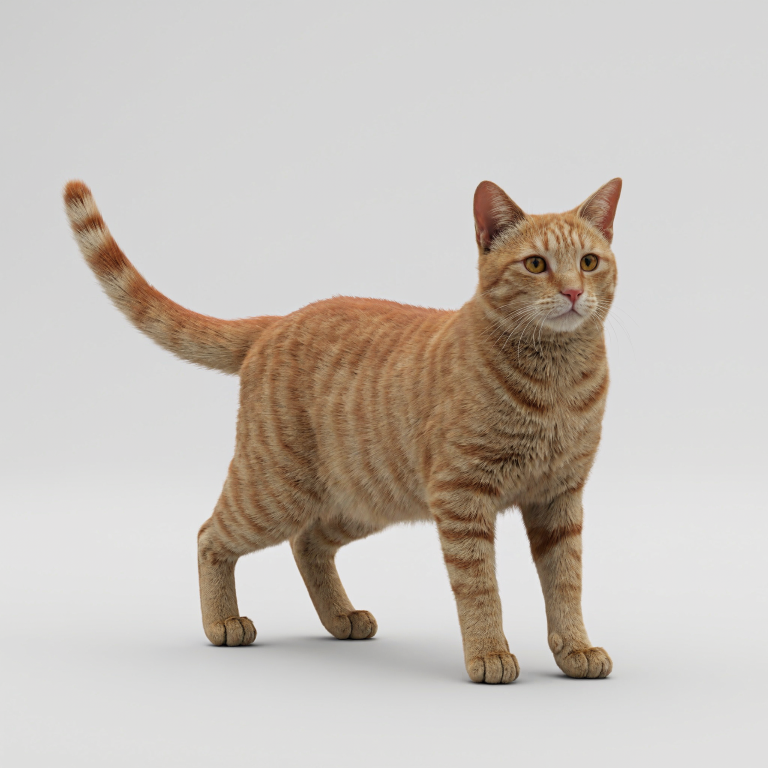
#> input picture examples/cat/reference/cat.png, 1536 x 1536 px, found by its file name (shown at 1/2 size); its folder holds only this picture in this run
$ python preflight_reference.py
#> lines starting #> are read from the running program, lines starting #| are printed output that depends on the picture; after the words box and inside, x2 and y2 are one past the last pixel; in counts of white or black regions, pixels touching at a corner belong together
### skills/image-to-lowpoly/scripts/catlib/paths.py
"""Standard paths: where the code lives and where the case lives.

numpy-free; importable from the analysis Python and from Blender's bundled Python.

The code (this package and the CLIs next to it) lives in the skill's `scripts/` folder.
A *case* is a separate directory holding one subject's reference, contract, proxy,
variants and outputs (layout in references/contract.md). The case directory is resolved,
in this order, from:

  1. `--case DIR` (or `--case=DIR`) anywhere on the command line. It is removed from
     sys.argv before the script's own argument parser runs, so every CLI accepts it;
  2. the environment variable `LOWPOLY_CASE`;
  3. the current working directory.

The resolved directory is written back to `LOWPOLY_CASE` so that child processes (Blender,
the refiner) work on the same case.
"""
from __future__ import annotations

import os
import shutil
import sys
from pathlib import Path


def _pop_case_arg() -> str | None:
    argv = sys.argv
    for i, a in enumerate(list(argv)):
        if a == "--case" and i + 1 < len(argv):
            val = argv[i + 1]
            del argv[i:i + 2]
            return val
        if a.startswith("--case="):
            del argv[i]
            return a.split("=", 1)[1]
    return None


CODE = Path(__file__).resolve().parent.parent          # skills/image-to-lowpoly/scripts
_case = _pop_case_arg() or os.environ.get("LOWPOLY_CASE") or os.getcwd()
ROOT = Path(_case).expanduser().resolve()               # the case directory
os.environ["LOWPOLY_CASE"] = str(ROOT)

CONTRACT = ROOT / "contract"
CAMERA_JSON = CONTRACT / "camera.json"
SCENE_JSON = CONTRACT / "scene.json"
REFERENCE = ROOT / "reference"
REFERENCE_PNG = Path(os.environ.get("LOWPOLY_REFERENCE", str(REFERENCE / "reference.png")))
if not REFERENCE_PNG.is_file() and (REFERENCE / "cat.png").is_file():
    REFERENCE_PNG = REFERENCE / "cat.png"               # the worked example's file name
DERIVED = REFERENCE / "derived"
MASK_PNG = DERIVED / "mask.png"
LANDMARKS_JSON = DERIVED / "landmarks.json"
REGIONS_JSON = DERIVED / "regions.json"
REFERENCE_BBOX_JSON = DERIVED / "reference_bbox.json"
PROXY = ROOT / "proxy"
PROXY_NPZ = PROXY / "proxy_mesh.npz"
HEAD = ROOT / "head"
SCRIPTS = CODE
CATLIB = CODE / "catlib"
VARIANTS = ROOT / "variants"
BASELINES = ROOT / "baselines"
OUTPUTS = ROOT / "outputs"
CACHE = ROOT / ".cache"

# The analysis Python that child processes use (the refiner, evaluate.py).
VENV_PYTHON = Path(os.environ.get("LOWPOLY_PYTHON") or sys.executable)


def _find_blender() -> Path:
    for k in ("BLENDER", "CAT_BLENDER"):
        if os.environ.get(k):
            return Path(os.environ[k])
    w = shutil.which("blender")
    if w:
        return Path(w)
    return Path("/Applications/Blender.app/Contents/MacOS/Blender")


BLENDER = _find_blender()

# Shared scripts whose code affects official numbers (part of tooling_hash, contract §7).
SHARED_SCRIPTS = ("assemble_variant.py", "validate_variant.py", "evaluate.py", "render_variant.py")


# [9 lines left out: function derived_paths, not called in this run]

### skills/image-to-lowpoly/scripts/preflight_reference.py
#!/usr/bin/env python3
"""Preflight stage: derive the fixed evaluation targets from reference/cat.png.

Regenerates everything in reference/derived/ from
  - reference/cat.png                         (read-only, never modified)
  - reference/derived/landmarks_manual.json   (hand annotations, read only)
  - reference/derived/regions_manual.json     (hand-drawn windows, read only)

Outputs (reference/derived/):
  mask.png, mask_meta.json, reference_bbox.json, landmarks.json, regions.json,
  mask_overlay.png, landmarks_overlay.png, crops/annot_*.png (gridded crops used to
  read landmark coordinates), crops/check_*.png (zoomed mask/landmark overlays).

Pixel convention (contract §3): u right, v down, origin at the top-left corner of the
top-left pixel, pixel centres at integer + 0.5.  Pixel (row r, col c) has centre
(u, v) = (c + 0.5, r + 0.5).

The script never invents landmarks: it copies the manual uv values verbatim and only
adds class / sigma / note fields that are themselves stored in the manual file.

Run:  python3 scripts/preflight_reference.py [--skip-crops]
"""
from __future__ import annotations

import argparse
import hashlib
import json
import sys
from pathlib import Path

import cv2
import numpy as np
from PIL import Image, ImageDraw, ImageFont
from scipy import ndimage as ndi

sys.path.insert(0, str(Path(__file__).resolve().parent))  # the folder that holds catlib/
from catlib import paths as _paths  # noqa: E402  (resolves the case: --case / LOWPOLY_CASE / cwd)
ROOT = _paths.ROOT
REF = ROOT / "reference" / "cat.png"
OUT = ROOT / "reference" / "derived"
CROPS = OUT / "crops"

SHARP = ["ear_tip_R", "ear_tip_L", "eye_R", "eye_L", "nose", "paw_FR", "paw_FL",
         "paw_HR", "paw_HL", "tail_base", "tail_mid", "tail_tip"]
FUZZY = ["shoulder_R", "hip_R", "hock_HR", "chin"]
REGION_NAMES = ["head", "tail", "legs", "torso"]

# ---------------------------------------------------------------- mask parameters
P = {
    "colour_space": "CIELAB (OpenCV 8-bit Lab, a/b re-centred at 128)",
    "feature": "chroma C = sqrt(a^2 + b^2); background and floor shadow are neutral grey "
               "(C ~ 0-1), all fur incl. pale cream has C >= ~8",
    "median_blur_ksize": 5,
    "chroma_fg_threshold": 5.0,         # initial binary mask: C >= this
    "grabcut_sure_fg_chroma": 12.0,     # C >= this, eroded -> GC_FGD
    "grabcut_sure_fg_erode_px": 6,
    "grabcut_sure_bg_chroma": 3.0,      # C < this, eroded -> GC_BGD
    "grabcut_sure_bg_erode_px": 4,
    "grabcut_iters": 5,
    "grabcut_scale": 0.5,               # run GrabCut on a half-res image, upsample result
    "combine": "final = grabcut_fg AND (C_blur >= chroma_fg_threshold_loose)",
    "chroma_fg_threshold_loose": 3.5,
    "largest_component": True,
    "fill_holes_max_area_px": 4000,     # only enclosed holes smaller than this are filled
    "open_radius_px": 2,                # drops whiskers / stray hairs (elliptical SE)
    "close_radius_px": 2,               # seals toe-gap notches on paw outlines
    "final_smooth": "Gaussian sigma 1.0 on the binary mask, re-threshold at 0.5",
}


def sha256(p: Path) -> str:
    return hashlib.sha256(p.read_bytes()).hexdigest()


def disk(r: int) -> np.ndarray:
    return cv2.getStructuringElement(cv2.MORPH_ELLIPSE, (2 * r + 1, 2 * r + 1))


def chroma_map(rgb: np.ndarray) -> np.ndarray:
    lab = cv2.cvtColor(rgb, cv2.COLOR_RGB2LAB).astype(np.float32)
    a = lab[..., 1] - 128.0
    b = lab[..., 2] - 128.0
    return np.hypot(a, b)


def build_mask(rgb: np.ndarray) -> tuple[np.ndarray, dict]:
    C = chroma_map(cv2.medianBlur(rgb, P["median_blur_ksize"]))
    init = C >= P["chroma_fg_threshold"]
    # GrabCut on half resolution for speed, seeded from chroma.
    s = P["grabcut_scale"]
    small = cv2.resize(rgb, None, fx=s, fy=s, interpolation=cv2.INTER_AREA)
    Cs = cv2.resize(C, None, fx=s, fy=s, interpolation=cv2.INTER_AREA)
    gc = np.where(Cs >= P["chroma_fg_threshold"], cv2.GC_PR_FGD, cv2.GC_PR_BGD).astype(np.uint8)
    sure_fg = cv2.erode((Cs >= P["grabcut_sure_fg_chroma"]).astype(np.uint8),
                        disk(max(1, int(P["grabcut_sure_fg_erode_px"] * s))))
    sure_bg = cv2.erode((Cs < P["grabcut_sure_bg_chroma"]).astype(np.uint8),
                        disk(max(1, int(P["grabcut_sure_bg_erode_px"] * s))))
    gc[sure_fg > 0] = cv2.GC_FGD
    gc[sure_bg > 0] = cv2.GC_BGD
    bgd = np.zeros((1, 65), np.float64)
    fgd = np.zeros((1, 65), np.float64)
    cv2.grabCut(cv2.cvtColor(small, cv2.COLOR_RGB2BGR), gc, None, bgd, fgd,
                P["grabcut_iters"], cv2.GC_INIT_WITH_MASK)
    gfg = np.isin(gc, [cv2.GC_FGD, cv2.GC_PR_FGD]).astype(np.float32)
    gfg = cv2.resize(gfg, (rgb.shape[1], rgb.shape[0]), interpolation=cv2.INTER_LINEAR) >= 0.5
    m = gfg & (C >= P["chroma_fg_threshold_loose"])
    # morphology
    m = cv2.morphologyEx(m.astype(np.uint8), cv2.MORPH_OPEN, disk(P["open_radius_px"])) > 0
    m = cv2.morphologyEx(m.astype(np.uint8), cv2.MORPH_CLOSE, disk(P["close_radius_px"])) > 0
    lab, n = ndi.label(m)
    if n > 1:
        sizes = ndi.sum(m, lab, range(1, n + 1))
        m = lab == (1 + int(np.argmax(sizes)))
    holes = ndi.binary_fill_holes(m) & ~m
    hl, hn = ndi.label(holes)
    if hn:
        hs = ndi.sum(holes, hl, range(1, hn + 1))
        small_ids = 1 + np.nonzero(hs < P["fill_holes_max_area_px"])[0]
        m = m | np.isin(hl, small_ids)
    m = ndi.gaussian_filter(m.astype(np.float32), 1.0) >= 0.5
    lab, n = ndi.label(m)
    if n > 1:
        sizes = ndi.sum(m, lab, range(1, n + 1))
        m = lab == (1 + int(np.argmax(sizes)))
    stats = {
        "initial_chroma_fg_px": int(init.sum()),
        "grabcut_fg_px": int(gfg.sum()),
        "final_fg_px": int(m.sum()),
        "unfilled_large_holes": int(hn - (len(small_ids) if hn else 0)) if hn else 0,
    }
    return m, stats


# ---------------------------------------------------------------- drawing helpers
def font(size: int):
    for p in ["/System/Library/Fonts/Supplemental/Arial.ttf",
              "/System/Library/Fonts/Helvetica.ttc", "/Library/Fonts/Arial.ttf"]:
        try:
            return ImageFont.truetype(p, size)
        except OSError:
            pass
    return ImageFont.load_default()


def grid_crop(rgb: np.ndarray, box, scale: int, path: Path, minor=10, major=50,
              mask: np.ndarray | None = None, points: dict | None = None) -> None:
    """Upscaled crop with a pixel grid (minor every `minor` px, labelled every `major`)."""
    u0, v0, u1, v1 = box
    crop = rgb[v0:v1, u0:u1]
    img = Image.fromarray(crop).resize(((u1 - u0) * scale, (v1 - v0) * scale), Image.NEAREST)
    pad = 44
    canvas = Image.new("RGB", (img.width + pad, img.height + pad), (255, 255, 255))
    canvas.paste(img, (pad, pad))
    d = ImageDraw.Draw(canvas)
    f = font(13)
    if mask is not None:
        mc = mask[v0:v1, u0:u1].astype(np.uint8)
        edge = (mc - cv2.erode(mc, np.ones((3, 3), np.uint8))) > 0
        rr, cc = np.nonzero(edge)
        for r, c in zip(rr, cc):
            x = pad + c * scale
            y = pad + r * scale
            d.rectangle([x, y, x + scale - 1, y + scale - 1], outline=(0, 255, 255))
    for g in range((u0 // minor) * minor, u1 + 1, minor):
        if g < u0:
            continue
        x = pad + (g - u0) * scale
        maj = g % major == 0
        d.line([(x, pad), (x, canvas.height)], fill=(255, 0, 255) if maj else (90, 90, 255), width=1)
        if maj:
            d.text((x + 2, 2), str(g), fill=(0, 0, 0), font=f)
    for g in range((v0 // minor) * minor, v1 + 1, minor):
        if g < v0:
            continue
        y = pad + (g - v0) * scale
        maj = g % major == 0
        d.line([(pad, y), (canvas.width, y)], fill=(255, 0, 255) if maj else (90, 90, 255), width=1)
        if maj:
            d.text((2, y + 2), str(g), fill=(0, 0, 0), font=f)
    if points:
        for name, (u, v) in points.items():
            if u0 <= u < u1 and v0 <= v < v1:
                x = pad + (u - u0) * scale
                y = pad + (v - v0) * scale
                r = max(4, scale)
                d.ellipse([x - r, y - r, x + r, y + r], outline=(255, 0, 0), width=2)
                d.line([(x - 2 * r, y), (x + 2 * r, y)], fill=(255, 0, 0))
                d.line([(x, y - 2 * r), (x, y + 2 * r)], fill=(255, 0, 0))
                d.text((x + r + 3, y - r - 14), name, fill=(255, 255, 0), font=font(14),
                       stroke_width=2, stroke_fill=(0, 0, 0))
    path.parent.mkdir(parents=True, exist_ok=True)
    canvas.save(path)


# crop windows used for annotation and checking: name -> (box, scale)
ANNOT_CROPS = {
    "ears": ((920, 330, 1270, 480), 4),
    "face": ((1000, 460, 1240, 680), 4),
    "paws_front": ((900, 1240, 1250, 1380), 4),
    "paws_hind": ((390, 1190, 780, 1310), 4),
    "tail_tip": ((100, 330, 260, 470), 6),
    "tail_full": ((100, 330, 560, 780), 2),
    "tail_base": ((380, 560, 580, 780), 4),
    "shoulder_hip": ((380, 600, 1250, 1100), 1),
    "hock": ((380, 1000, 560, 1220), 4),
    "chin": ((1050, 580, 1230, 720), 5),
    "leg_gaps": ((380, 1000, 1260, 1360), 2),
    "head": ((900, 330, 1280, 720), 2),
}


def main() -> int:
    ap = argparse.ArgumentParser(description=__doc__, formatter_class=argparse.RawDescriptionHelpFormatter)
    ap.add_argument("--skip-crops", action="store_true", help="do not write crops/")
    args = ap.parse_args()

    OUT.mkdir(parents=True, exist_ok=True)
    rgb = np.array(Image.open(REF).convert("RGB"))
#> rgb is the input picture: shape (1536, 1536, 3); mean R, G, B 199.2, 192, 185.3
    H, W = rgb.shape[:2]
    assert (W, H) == (1536, 1536), (W, H)
    ref_sha = sha256(REF)

    # ---------------- mask
    m, mstats = build_mask(rgb)
#> in chroma_map, `lab = cv2.cvtColor(rgb, cv2.COLOR_RGB2LAB).astype(np.float32)`:
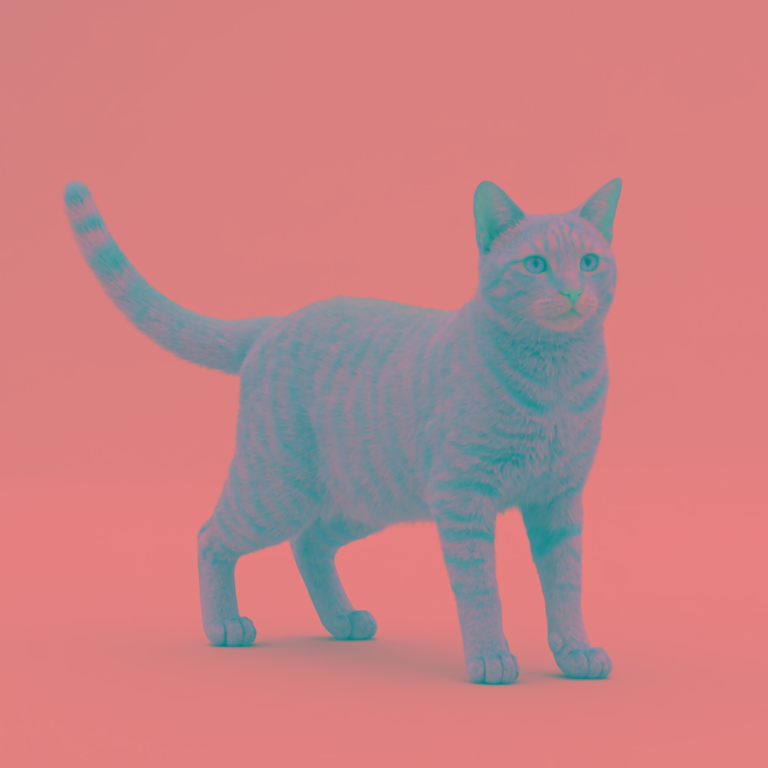
#> lab: shape (1536, 1536, 3) float32 (shown at 1/2 size); mean of channels 0, 1, 2 198.5, 129.6, 132.6; drawn as R, G, B
#> in chroma_map, `b = lab[..., 2] - 128.0`:
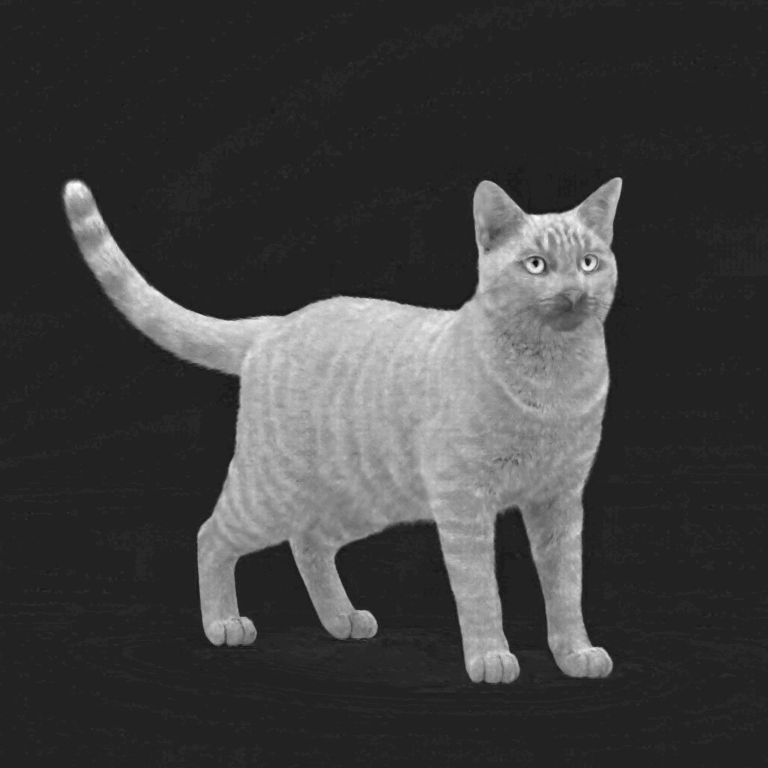
#> b: shape (1536, 1536) float32 (shown at 1/2 size); min -6, max 38, mean 4.8; drawn with min black and max white
#> in build_mask, `init = C >= P["chroma_fg_threshold"]`:
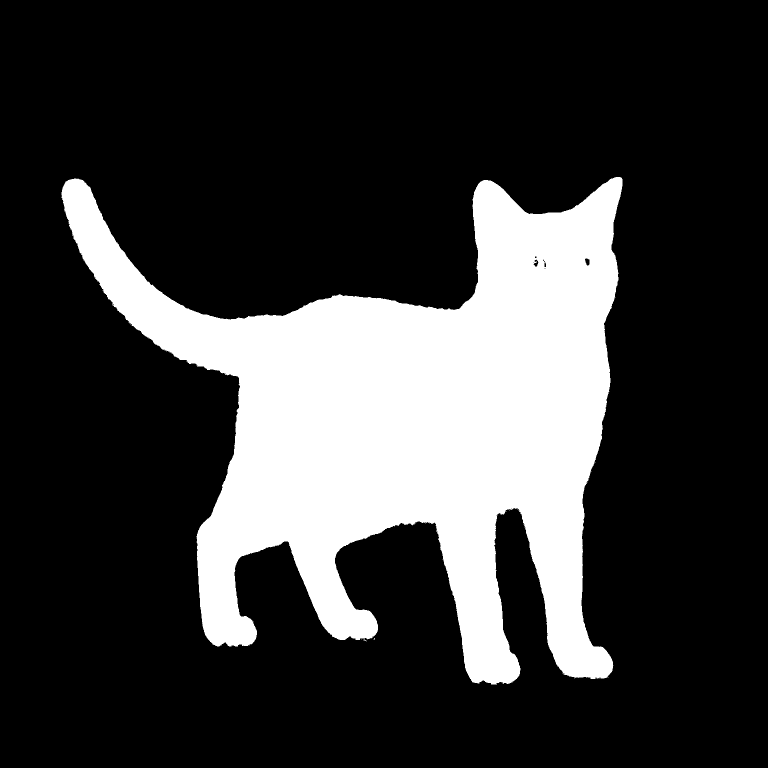
#> init: shape (1536, 1536) bool (shown at 1/2 size); 22.5% white; 11 white regions (10 under 20 px), largest, box (x1, y1, x2, y2) and area: (123, 354, 1245, 1369) 531316
#> in build_mask, `sure_bg = cv2.erode((Cs < P["grabcut_sure_bg_chroma"]).astype(np.uint8..`:
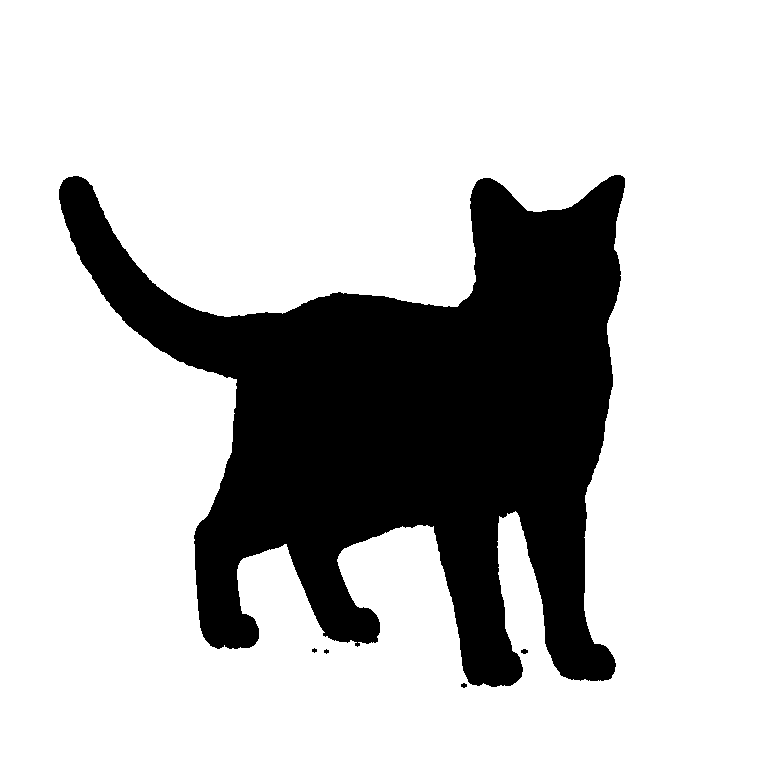
#> sure_bg: shape (768, 768); values 0 (black) and 1 (white), 76.2% white; 5 black regions (2 under 20 px), largest, box (x1, y1, x2, y2) and area: (59, 175, 625, 687) 140489, (521, 649, 528, 654) 27, (461, 683, 467, 688) 22
#> in build_mask, `gc[sure_fg > 0] = cv2.GC_FGD`:
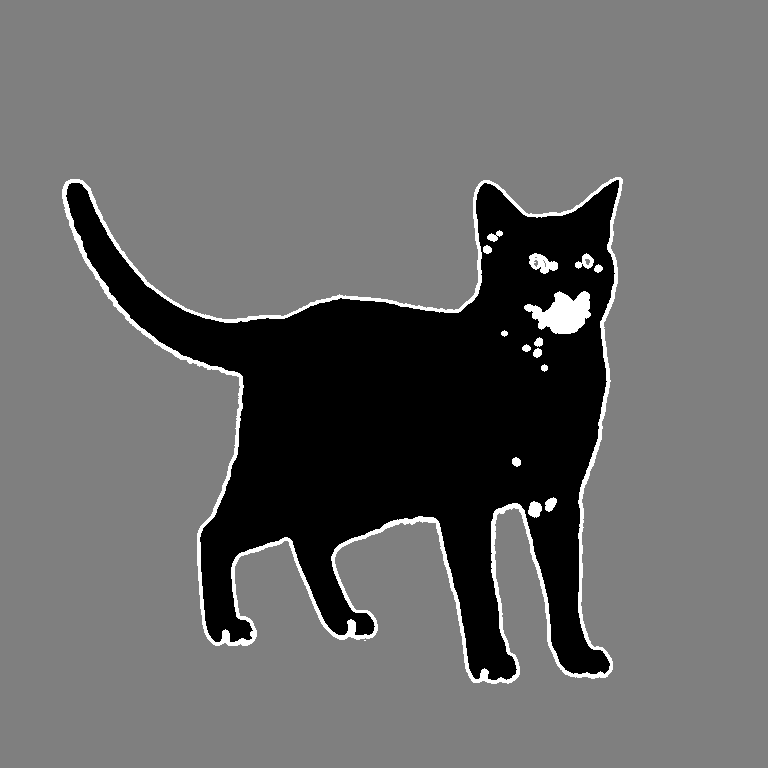
#> gc: shape (768, 768); min 1, max 3, mean 1.83; drawn with min black and max white
#> in build_mask, `lab, n = ndi.label(m)`: n = 1
#> in build_mask, `hl, hn = ndi.label(holes)`: hn = 2
#> in build_mask, `hs = ndi.sum(holes, hl, range(1, hn + 1))`: hs = [85, 47]
#> in build_mask, `small_ids = 1 + np.nonzero(hs < P["fill_holes_max_area_px"])[0]`: small_ids = [1, 2]
#> in build_mask, `stats = { "initial_chroma_fg_px": int(init.sum()), "grabcut_fg_px": in..`: stats = {'initial_chroma_fg_px': 531332, 'grabcut_fg_px': 525952, 'final_fg_px': 524780, 'unfilled_large_holes': 0}
#> mstats has the same summary as stats in build_mask
    Image.fromarray((m * 255).astype(np.uint8), mode="L").save(OUT / "mask.png")
    rr, cc = np.nonzero(m)
    bbox = {"u0": int(cc.min()), "v0": int(rr.min()), "u1": int(cc.max()) + 1, "v1": int(rr.max()) + 1}
#> bbox = {'u0': 126, 'v0': 354, 'u1': 1244, 'v1': 1369}
    bbox["diag_px"] = float(np.hypot(bbox["u1"] - bbox["u0"], bbox["v1"] - bbox["v0"]))
    bbox["area_px"] = int(m.sum())
    bbox["note"] = ("pixel-edge bbox of mask.png (u0,v0 inclusive top-left edge, u1,v1 exclusive "
                    "= right/bottom edge of last cat pixel); diag_px = hypot(u1-u0, v1-v0)")
    (OUT / "reference_bbox.json").write_text(json.dumps(bbox, indent=2) + "\n")
    lab, ncomp = ndi.label(m)
#> ncomp = 1
    holes_left = int((ndi.binary_fill_holes(m) & ~m).sum())
#> holes_left = 0
    meta = {
        "source": "reference/cat.png",
        "source_sha256": ref_sha,
        "image_size": [W, H],
        "method": "chroma threshold + GrabCut refinement + morphology (see params)",
        "params": P,
        "stats": mstats,
        "connected_components": int(ncomp),
        "enclosed_background_px": holes_left,
        "binarise": ">= 128 (file stores 0/255)",
        "generator": "scripts/preflight_reference.py",
    }
    (OUT / "mask_meta.json").write_text(json.dumps(meta, indent=2) + "\n")
    print(f"mask: area={bbox['area_px']} bbox={bbox['u0'],bbox['v0'],bbox['u1'],bbox['v1']} "
          f"diag={bbox['diag_px']:.1f} components={ncomp}")
#| mask: area=524780 bbox=(126, 354, 1244, 1369) diag=1510.0 components=1

    # mask overlay: photo with boundary | mask alone
    mu8 = m.astype(np.uint8)
    edge = (mu8 - cv2.erode(mu8, np.ones((3, 3), np.uint8))) > 0
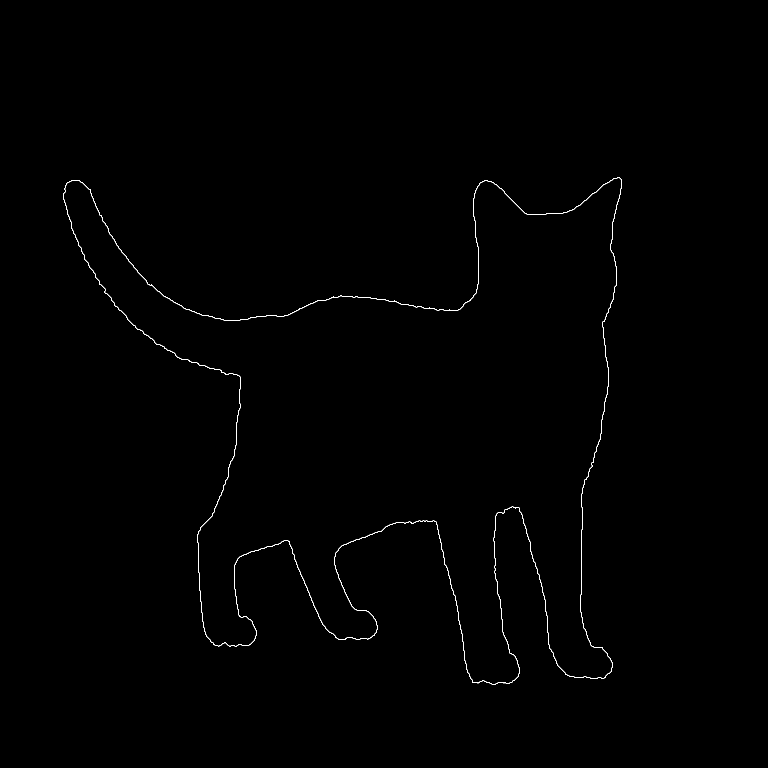
#> edge: shape (1536, 1536) bool (shown at 1/2 size); 0.32% white in thin lines or dots, all inside (x1, y1, x2, y2) = (126, 354, 1244, 1369)
    edge = cv2.dilate(edge.astype(np.uint8), np.ones((2, 2), np.uint8)) > 0
#> edge: shape (1536, 1536) bool; 0.63% white in thin lines or dots, all inside (x1, y1, x2, y2) = (126, 354, 1245, 1370)
    ov = rgb.copy()
    ov[edge] = (0, 220, 255)
#> ov: shape (1536, 1536, 3); 0.63% of pixels changed, all inside (x1, y1, x2, y2) = (126, 354, 1245, 1370)
#> (the rest of the program and of its run is left out)
